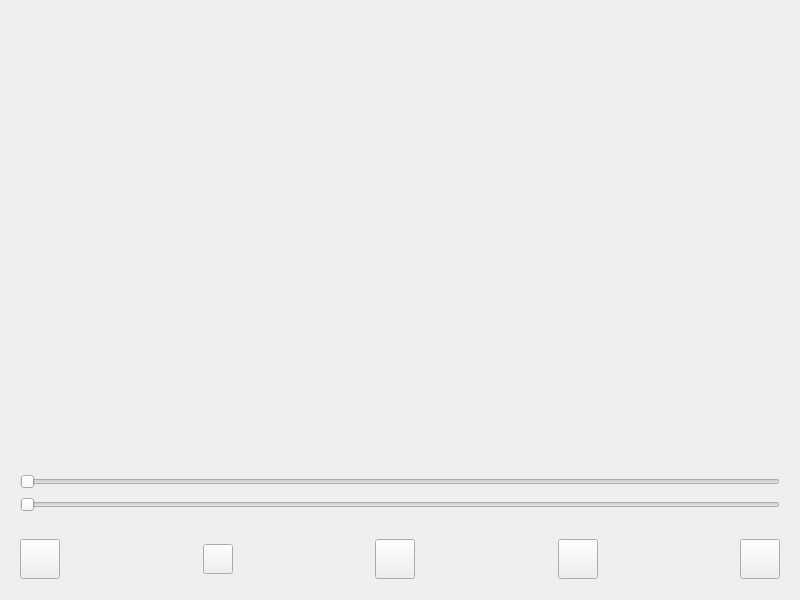
<?xml version="1.0" encoding="UTF-8"?>
<ui version="4.0">
 <class>VPWidget</class>
 <widget class="QWidget" name="VPWidget">
  <property name="geometry">
   <rect>
    <x>0</x>
    <y>0</y>
    <width>800</width>
    <height>600</height>
   </rect>
  </property>
  <property name="windowTitle">
   <string>VPWidget</string>
  </property>
  <layout class="QGridLayout" name="gridLayout">
   <item row="0" column="0">
    <widget class="QLabel" name="label">
     <property name="text">
      <string/>
     </property>
    </widget>
   </item>
   <item row="1" column="0">
    <widget class="QWidget" name="widget" native="true">
     <property name="maximumSize">
      <size>
       <width>16777215</width>
       <height>60</height>
      </size>
     </property>
     <layout class="QVBoxLayout" name="verticalLayout">
      <item>
       <widget class="QSlider" name="horizontalSlider">
        <property name="orientation">
         <enum>Qt::Horizontal</enum>
        </property>
       </widget>
      </item>
      <item>
       <widget class="QSlider" name="horizontalSlider_vedio">
        <property name="orientation">
         <enum>Qt::Horizontal</enum>
        </property>
       </widget>
      </item>
     </layout>
    </widget>
   </item>
   <item row="2" column="0">
    <widget class="QWidget" name="widget_2" native="true">
     <property name="maximumSize">
      <size>
       <width>16777215</width>
       <height>60</height>
      </size>
     </property>
     <layout class="QHBoxLayout" name="horizontalLayout">
      <item>
       <widget class="QPushButton" name="pushButton_open">
        <property name="maximumSize">
         <size>
          <width>40</width>
          <height>40</height>
         </size>
        </property>
        <property name="styleSheet">
         <string notr="true">border-image: url(:/new/prefix1/image/open.png);</string>
        </property>
        <property name="text">
         <string/>
        </property>
       </widget>
      </item>
      <item>
       <spacer name="horizontalSpacer_4">
        <property name="orientation">
         <enum>Qt::Horizontal</enum>
        </property>
        <property name="sizeHint" stdset="0">
         <size>
          <width>40</width>
          <height>20</height>
         </size>
        </property>
       </spacer>
      </item>
      <item>
       <widget class="QPushButton" name="pushButton_start_pause">
        <property name="maximumSize">
         <size>
          <width>30</width>
          <height>30</height>
         </size>
        </property>
        <property name="styleSheet">
         <string notr="true">border-image: url(:/new/prefix1/image/start.png);</string>
        </property>
        <property name="text">
         <string/>
        </property>
       </widget>
      </item>
      <item>
       <spacer name="horizontalSpacer">
        <property name="orientation">
         <enum>Qt::Horizontal</enum>
        </property>
        <property name="sizeHint" stdset="0">
         <size>
          <width>40</width>
          <height>20</height>
         </size>
        </property>
       </spacer>
      </item>
      <item>
       <widget class="QPushButton" name="pushButton_stop">
        <property name="maximumSize">
         <size>
          <width>40</width>
          <height>40</height>
         </size>
        </property>
        <property name="styleSheet">
         <string notr="true">border-image: url(:/new/prefix1/image/back.png);</string>
        </property>
        <property name="text">
         <string/>
        </property>
       </widget>
      </item>
      <item>
       <spacer name="horizontalSpacer_2">
        <property name="orientation">
         <enum>Qt::Horizontal</enum>
        </property>
        <property name="sizeHint" stdset="0">
         <size>
          <width>40</width>
          <height>20</height>
         </size>
        </property>
       </spacer>
      </item>
      <item>
       <widget class="QPushButton" name="pushButton_pre">
        <property name="maximumSize">
         <size>
          <width>40</width>
          <height>40</height>
         </size>
        </property>
        <property name="styleSheet">
         <string notr="true">border-image: url(:/new/prefix1/image/pre.png);</string>
        </property>
        <property name="text">
         <string/>
        </property>
       </widget>
      </item>
      <item>
       <spacer name="horizontalSpacer_3">
        <property name="orientation">
         <enum>Qt::Horizontal</enum>
        </property>
        <property name="sizeHint" stdset="0">
         <size>
          <width>40</width>
          <height>20</height>
         </size>
        </property>
       </spacer>
      </item>
      <item>
       <widget class="QPushButton" name="pushButton_next">
        <property name="maximumSize">
         <size>
          <width>40</width>
          <height>40</height>
         </size>
        </property>
        <property name="styleSheet">
         <string notr="true">border-image: url(:/new/prefix1/image/next.png);</string>
        </property>
        <property name="text">
         <string/>
        </property>
       </widget>
      </item>
     </layout>
    </widget>
   </item>
  </layout>
 </widget>
 <resources/>
 <connections/>
</ui>
